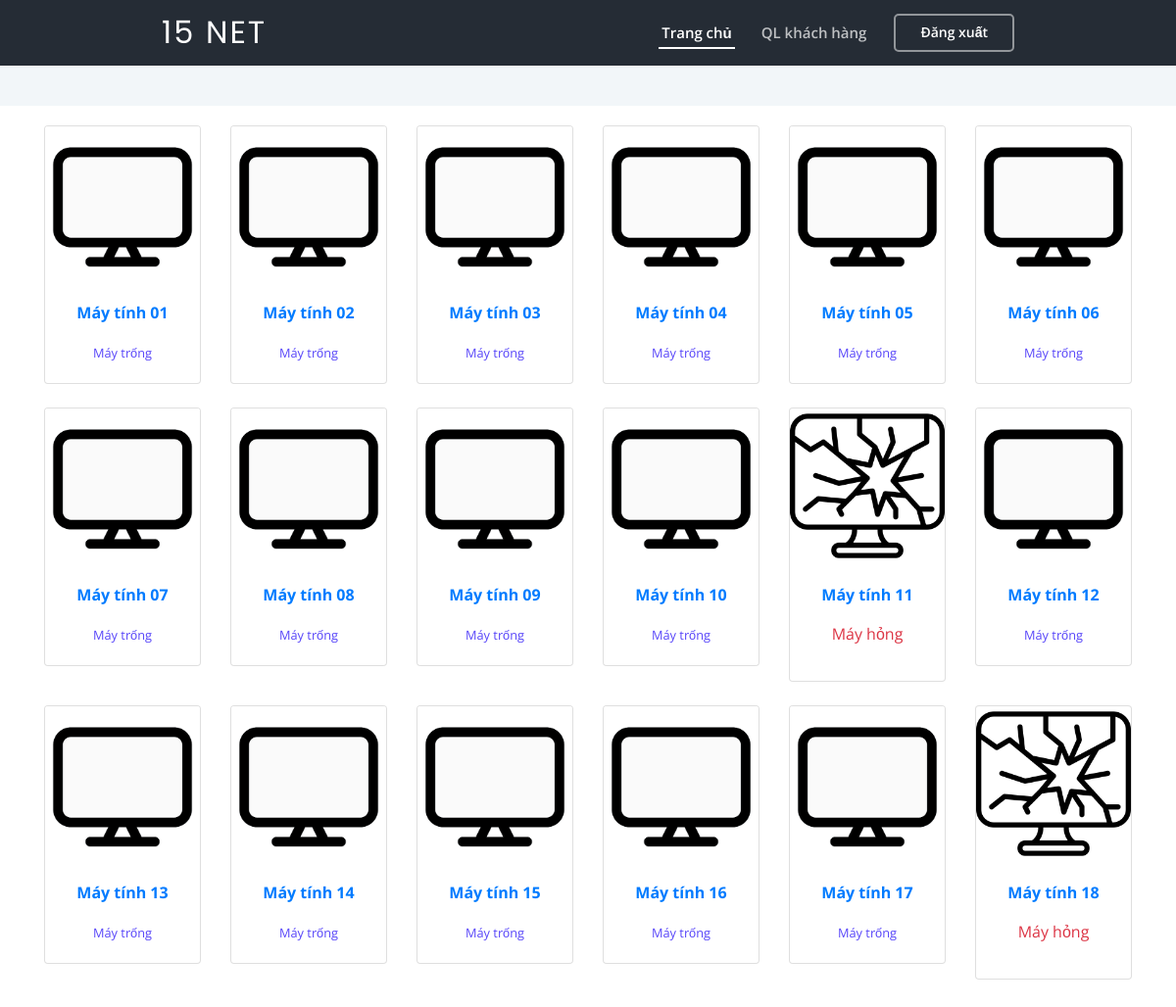
Page /index-nv.php (signed in) on the committed database.
### tables this page shows
CREATE TABLE `maytinh` (
  `id` int(11) NOT NULL COMMENT 'khóa chính',
  `tenmay` varchar(32) NOT NULL COMMENT 'tên máy tính',
  `tinhtrang` varchar(32) NOT NULL DEFAULT 'binhthuong' COMMENT 'bình thường/hỏng'
);

### index-nv.php (the view, shortened to what this page needs)
<?php
require_once('./header-nv.php');
require_once('./db_connect.php');
?>
<div class="row">
	<?php
	$query = mysqli_query($conn, "SELECT * FROM `maytinh` WHERE 1 ORDER BY `tenmay` ASC");
	if ($query && $query->num_rows > 0) :
		while ($maytinh = mysqli_fetch_assoc($query)) :
			if ($maytinh['tinhtrang'] == 'Hỏng') :
	?>
				<div class="col-xl-2 col-md-4 col-6 mb-4"data-aos="zoom-in">
					<div class="card">
						<img src="./assets/img/off.png" width="100px" class="card-img-top" alt="Máy đang gặp sự cố">
						<div class="card-body">
							<p class="font-weight-bold text-primary text-center"><?= $maytinh['tenmay'] ?></p>
							<p class="text-danger text-center">Máy hỏng</p>
						</div>
					</div>
				</div>
				<?php
			else :
				$querygiaodich = mysqli_query($conn, "SELECT * FROM `giaodich`, `giatien` WHERE `idmay`='" . $maytinh['id'] . "' AND `giatien`.`idgiatien`=`giaodich`.`idgiatien` ORDER BY `thoigianbatdau` DESC LIMIT 1");
				if ($querygiaodich && $querygiaodich->num_rows > 0) :
					$giaodich = mysqli_fetch_assoc($querygiaodich);
					if ($giaodich['thoigianketthuc'] == NULL) :
				?>
						<div class="col-xl-2 col-md-4 col-6 mb-4" data-aos="zoom-in">
							<a class="card" href="./ql-giao-dich-nv.php?may=<?= $maytinh['id'] ?>">
								<img src="./assets/img/checkin.png" width="100px" class="card-img-top" alt="máy đang sử dụng">
								<div class="card-body">
									<div class="font-weight-bold text-primary text-center"><?= $maytinh['tenmay'] ?></div>
									<div class="text-info text-center"><?= date("H:i:m", strtotime($giaodich['thoigianbatdau'])); ?></div>
									<div class="text-second text-center"><?php echo ceil(((time() - strtotime($giaodich['thoigianbatdau'])) / 3600) * $giaodich['gia'] * ((100 - $giaodich['giamgia']) / 100)); ?>.000 đ</div>
								</div>
							</a>
						</div>
					<?php
					else :
					?>
						<div class="col-xl-2 col-md-4 col-6 mb-4" data-aos="zoom-in">
							<a class="card text-center" href="./them-giao-dich-nv.php?may=<?= $maytinh['id'] ?>">
								<img src="./assets/img/on.png" width="100px" class="card-img-top" alt="máy trống">
								<div class="card-body">
									<p class="font-weight-bold text-primary text-center"><?= $maytinh['tenmay'] ?></p>
									<small class="text-second text-center">Máy trống</small>
								</div>
							</a>
						</div>
					<?php
					endif;
				else :
					?>
					<div class="col-xl-2 col-md-4 col-6 mb-4" data-aos="zoom-in">
						<a class="card text-center" href="./them-giao-dich-nv.php?may=<?= $maytinh['id'] ?>">
							<img src="./assets/img/on.png" width="100px" class="card-img-top" alt="máy trống">
							<div class="card-body">
								<p class="font-weight-bold text-primary text-center"><?= $maytinh['tenmay'] ?></p>
								<small class="text-second text-center">Máy trống</small>
							</div>
						</a>
					</div>
	<?php
				endif;
			endif;
		endwhile;
	endif;
	?>
</div>
<?php
require_once('./footer.php');
?>

### header-nv.php (shortened to what this page needs)
<!DOCTYPE html>
<html lang="en">
<head>
  <link href="assets/vendor/bootstrap/css/bootstrap.min.css" rel="stylesheet">
  <link href="assets/vendor/icofont/icofont.min.css" rel="stylesheet">
  <link href="assets/vendor/boxicons/css/boxicons.min.css" rel="stylesheet">
  <link href="assets/vendor/owl.carousel/assets/owl.carousel.min.css" rel="stylesheet">
  <link href="assets/vendor/venobox/venobox.css" rel="stylesheet">
  <link href="assets/vendor/aos/aos.css" rel="stylesheet">
  <link rel="stylesheet" href="//cdnjs.cloudflare.com/ajax/libs/font-awesome/4.7.0/css/font-awesome.min.css">
  <link rel="stylesheet" href="assets/css/styleDatatable.css">
  <link href="assets/css/style.css" rel="stylesheet">
  <link href="https://cdn.jsdelivr.net/npm/select2@4.1.0-rc.0/dist/css/select2.min.css" rel="stylesheet" />
</head>
<body>
  <header id="header" class="fixed-top header-inner-pages">
    <div class="container-fluid">
      <div class="row justify-content-center">
        <div class="col-xl-9 d-flex align-items-center">
          <h1 class="logo mr-auto"><a href="index-nv.php">15 NET</a></h1>
          <nav class="nav-menu d-none d-lg-block">
            <ul id="menuHeader">
              <li><a href="./index-nv.php" data="index-nv">Trang chủ</a></li>
              <li><a href="./ql-khach-hang-nv.php" data="ql-khach-hang">QL khách hàng</a></li>
            </ul>
          </nav>
          <a href="dang-xuat.php" class="get-started-btn scrollto">Đăng xuất</a>
        </div>
      </div>
    </div>
  </header>
  <main id="main">
    <section class="breadcrumbs">
    </section>
    <section class="inner-page">
      <div class="container">

### footer.php (shortened to what this page needs)
</div>
</section>
</main>
</body>
</html>

### assets/css/style.css (style rules this page uses)
body { font-family: "Open Sans", sans-serif; color: #444444; cursor: url(../cursor/xanhla.cur), auto; }
a { color: #5846f9; }
h1, h2, h3, h4, h5, h6 { font-family: "Poppins", sans-serif; }
#header { transition: all 0.5s; z-index: 997; padding: 20px 0; }
#header.header-scrolled, #header.header-inner-pages { background-color: #252c35; padding: 12px 0; }
#header .logo { font-size: 32px; margin: 0; padding: 0; line-height: 1; font-weight: 400; letter-spacing: 2px; text-transform: uppercase; }
#header .logo a { color: #fff; }
.nav-menu ul { margin: 0; padding: 0; list-style: none; }
.nav-menu > ul { display: flex; }
.nav-menu > ul > li { position: relative; white-space: nowrap; padding: 10px 0 10px 24px; }
.nav-menu a { display: block; position: relative; color: rgba(255, 255, 255, 0.7); transition: 0.3s; font-size: 15px; font-weight: 600; padding: 0 3px; font-family: "Open Sans", sans-serif; }
.nav-menu > ul > li > a:before { content: ""; position: absolute; width: 100%; height: 2px; bottom: -5px; left: 0; background-color: #fff; visibility: hidden; width: 0px; transition: all 0.3s ease-in-out 0s; }
.nav-menu a:hover:before, .nav-menu li:hover > a:before, .nav-menu .active > a:before { visibility: visible; width: 100%; }
.nav-menu a:hover, .nav-menu .active > a, .nav-menu li:hover > a { color: #fff; }
.get-started-btn { margin-left: 25px; color: #fff; border-radius: 5px; padding: 6px 25px 8px 25px; white-space: nowrap; transition: 0.3s; font-size: 14px; font-weight: 600; display: inline-block; border: 2px solid rgba(255, 255, 255, 0.5); }
section { padding: 20px 0; overflow: hidden; }
.breadcrumbs { padding: 15px 0; background: #f2f6f9; min-height: 40px; margin-top: 68px; }

### rows in the picture
maytinh: tenmay "Máy tính 01"
maytinh: tenmay "Máy tính 02"
maytinh: tenmay "Máy tính 03"
maytinh: tenmay "Máy tính 04"
maytinh: tenmay "Máy tính 05"
maytinh: tenmay "Máy tính 06"
maytinh: tenmay "Máy tính 07"
maytinh: tenmay "Máy tính 08"
maytinh: tenmay "Máy tính 09"
maytinh: tenmay "Máy tính 10"
maytinh: tenmay "Máy tính 11"
maytinh: tenmay "Máy tính 12"
maytinh: tenmay "Máy tính 13"
maytinh: tenmay "Máy tính 14"
maytinh: tenmay "Máy tính 15"
maytinh: tenmay "Máy tính 16"
maytinh: tenmay "Máy tính 17"
maytinh: tenmay "Máy tính 18"
